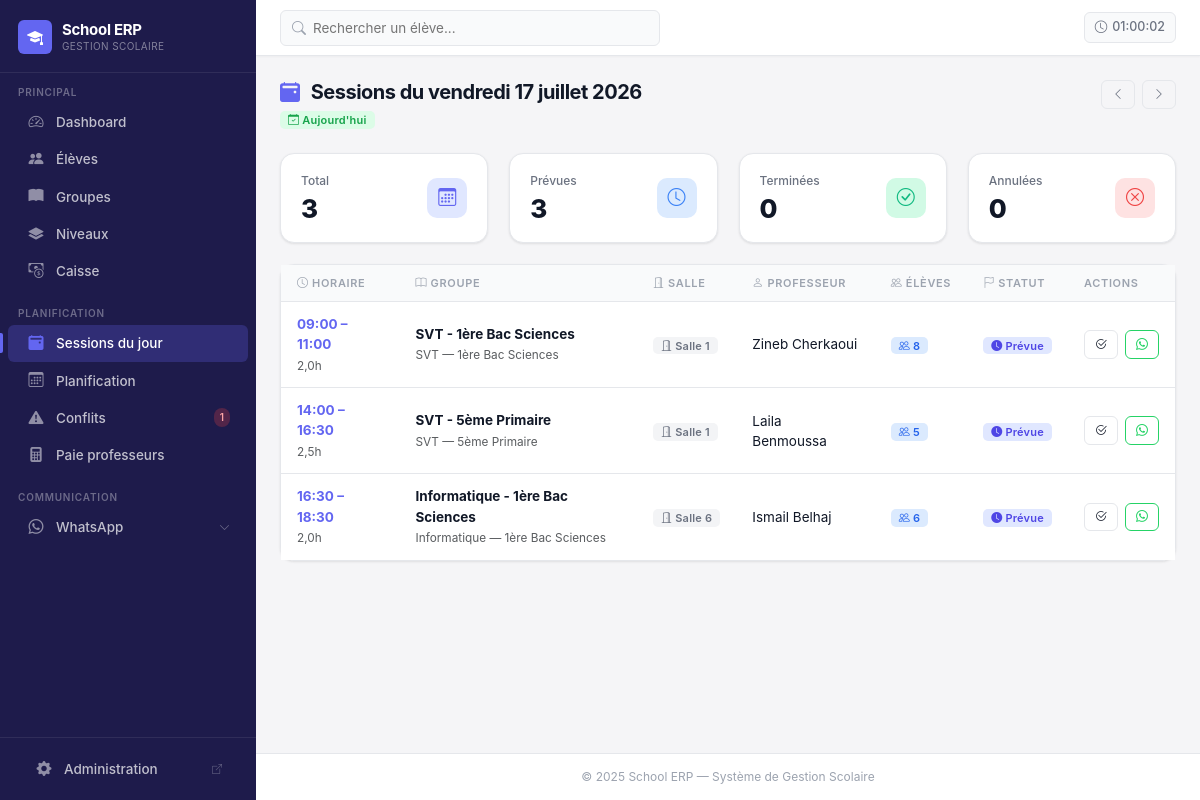
The app's page /sessions/today/ (signed in) with its own data.
### core/models.py (models this page shows, shortened)
class Session(models.Model):
    STATUS_CHOICES = [
        ('PLANNED', 'Prévu'),
        ('DONE', 'Terminé'),
        ('CANCELLED', 'Annulé'),
    ]
    group = models.ForeignKey(CourseGroup, on_delete=models.CASCADE, related_name='sessions')
    schedule = models.ForeignKey(CourseGroupSchedule, on_delete=models.SET_NULL, null=True, blank=True, related_name='sessions')
    date = models.DateField()
    start_time = models.TimeField()
    end_time = models.TimeField()
    room = models.ForeignKey(
        Room,
        on_delete=models.PROTECT,
        related_name='sessions',
        verbose_name='Salle'
    )
    substitute_teacher = models.ForeignKey(
        Teacher,
        on_delete=models.SET_NULL,
        null=True,
        blank=True,
        related_name='substitute_sessions',
        verbose_name="Enseignant remplaçant"
    )
    status = models.CharField(max_length=10, choices=STATUS_CHOICES, default='PLANNED')
    notes = models.TextField(blank=True)
    is_manually_edited = models.BooleanField(default=False, verbose_name="Modifié manuellement")
    created_at = models.DateTimeField(auto_now_add=True)
    class Meta:
        verbose_name = 'Session'
        verbose_name_plural = 'Sessions'
        ordering = ['-date', 'start_time']
        indexes = [
            models.Index(fields=['date']),
        ]
    def duration_hours(self):
        from datetime import datetime
        start = datetime.combine(datetime.today(), self.start_time)
        end = datetime.combine(datetime.today(), self.end_time)
        return (end - start).total_seconds() / 3600

class CourseGroup(models.Model):
    DAYS_CHOICES = [
        ('MON', 'Lundi'),
        ('TUE', 'Mardi'),
        ('WED', 'Mercredi'),
        ('THU', 'Jeudi'),
        ('FRI', 'Vendredi'),
        ('SAT', 'Samedi'),
        ('SUN', 'Dimanche'),
    ]
    name = models.CharField(max_length=100, verbose_name="Nom du groupe")
    subject = models.CharField(max_length=100, verbose_name="Matière")
    level = models.ForeignKey(
        Level,
        on_delete=models.SET_NULL,
        related_name='course_groups',
        verbose_name="Niveau",
        null=True,
        blank=True
    )
    monthly_price = models.DecimalField(
        max_digits=8,
        decimal_places=2,
        validators=[MinValueValidator(Decimal('0.01'))],
        verbose_name="Prix mensuel (DH)"
    )
    teacher = models.ForeignKey(
        Teacher,
        on_delete=models.PROTECT,
        related_name='course_groups',
        verbose_name="Professeur"
    )
    is_active = models.BooleanField(default=True, verbose_name="Actif")
    created_at = models.DateTimeField(auto_now_add=True)
    class Meta:
        verbose_name = "Groupe de cours"
        verbose_name_plural = "Groupes de cours"
        ordering = ['name']

class Level(models.Model):
    name = models.CharField(max_length=100, unique=True, verbose_name="Nom du niveau")
    order = models.PositiveIntegerField(default=0, verbose_name="Ordre d'affichage")
    class Meta:
        verbose_name = "Niveau"
        verbose_name_plural = "Niveaux"
        ordering = ['order', 'name']
    def __str__(self):
        return self.name

class Room(models.Model):
    name = models.CharField(max_length=50, unique=True, verbose_name="Nom de la salle")
    capacity = models.PositiveIntegerField(
        validators=[MinValueValidator(1)],
        verbose_name="Capacité"
    )
    is_active = models.BooleanField(default=True, verbose_name="Active")
    class Meta:
        verbose_name = "Salle"
        verbose_name_plural = "Salles"
        ordering = ['name']

class Teacher(models.Model):
    PAYMENT_METHOD_CHOICES = [
        ('HOURLY', 'Taux horaire'),
        ('PERCENTAGE', 'Part des gains (pourcentage des gains de la classe)'),
        ('SESSION', 'Tarif par session'),
    ]
    name = models.CharField(max_length=100, verbose_name="Nom complet")
    phone = models.CharField(max_length=20, verbose_name="Téléphone")
    email = models.EmailField(blank=True, verbose_name="Email")
    hourly_rate = models.DecimalField(
        max_digits=8,
        decimal_places=2,
        validators=[MinValueValidator(Decimal('0.01'))],
        verbose_name="Tarif horaire (DH)",
        default=Decimal('100.00'),
        blank=True,
        null=True
    )
    payment_method = models.CharField(
        max_length=20,
        choices=PAYMENT_METHOD_CHOICES,
        default='PERCENTAGE',
        verbose_name="Mode de paiement"
    )
    payment_percentage = models.DecimalField(
        max_digits=5,
        decimal_places=2,
        default=Decimal('50.00'),
        validators=[MinValueValidator(Decimal('0.00'))],
        verbose_name="Part des gains (%)",
        blank=True,
        null=True
    )
    session_rate = models.DecimalField(
        max_digits=8,
        decimal_places=2,
        default=Decimal('100.00'),
        validators=[MinValueValidator(Decimal('0.01'))],
        verbose_name="Tarif par session (DH)",
        blank=True,
        null=True
    )
    is_active = models.BooleanField(default=True, verbose_name="Actif")
    created_at = models.DateTimeField(auto_now_add=True)
    class Meta:
        verbose_name = "Professeur"
        verbose_name_plural = "Professeurs"
        ordering = ['name']

### core/views.py (the view)
# urls.py: path('sessions/today/', views.sessions_today, name='sessions_today'),
def sessions_today(request):
    date_param = request.GET.get('date')
    if date_param:
        try:
            from datetime import datetime
            view_date = datetime.strptime(date_param, '%Y-%m-%d').date()
        except (ValueError, TypeError):
            view_date = timezone.now().date()
    else:
        view_date = timezone.now().date()
    today = timezone.now().date()
    prev_day = view_date - timedelta(days=1)
    next_day = view_date + timedelta(days=1)
    sessions_qs = Session.objects.filter(
        date=view_date
    ).select_related(
        'group',
        'group__teacher',
        'room'
    ).prefetch_related(
        'group__students'
    ).order_by('start_time')
    session_filter = SessionFilter(request.GET, queryset=sessions_qs)
    sessions = session_filter.qs
    stats = {
        'total': sessions.count(),
        'planned': sessions.filter(status='PLANNED').count(),
        'done': sessions.filter(status='DONE').count(),
        'cancelled': sessions.filter(status='CANCELLED').count(),
    }
    filters_active = any([
        request.GET.get('date_after'),
        request.GET.get('date_before'),
        request.GET.get('room'),
        request.GET.get('teacher'),
        request.GET.get('status'),
        request.GET.get('group_name'),
    ])
    qs_dict = request.GET.copy()
    qs_dict.pop('date', None)  # Remove date to add it dynamically
    querystring = qs_dict.urlencode()
    context = {
        'sessions': sessions,
        'view_date': view_date,
        'today': today,
        'prev_day': prev_day,
        'next_day': next_day,
        'is_today': view_date == today,
        'filter': session_filter,
        'stats': stats,
        'filters_active': filters_active,
        'querystring': querystring,
    }
    return render(request, 'core/sessions_today.html', context)

### templates/core/sessions_today.html (shortened to what this page needs)
{% extends 'core/base.html' %}
{% block content %}
<div class="page-header d-flex align-items-start justify-content-between">
  <div>
    <h1 class="page-title">
      <i class="bi bi-calendar2-event-fill me-2" style="color:var(--primary);"></i>
      Sessions du {{ view_date|date:"l d F Y" }}
    </h1>
    <div class="mt-1">
      {% if is_today %}
        <span class="badge badge-success"><i class="bi bi-calendar-check"></i> Aujourd'hui</span>
      {% elif view_date > today %}
        <span class="badge badge-info"><i class="bi bi-calendar-plus"></i> À venir</span>
      {% else %}
        <span class="badge badge-secondary"><i class="bi bi-calendar-x"></i> Passé</span>
      {% endif %}
    </div>
  </div>
  <div class="d-flex gap-2">
    <a href="?{% if querystring %}{{ querystring }}&{% endif %}date={{ prev_day|date:'Y-m-d' }}"
       class="btn btn-outline-secondary btn-sm">
      <i class="bi bi-chevron-left"></i>
    </a>
    <a href="?{% if querystring %}{{ querystring }}&{% endif %}date={{ next_day|date:'Y-m-d' }}"
       class="btn btn-outline-secondary btn-sm">
      <i class="bi bi-chevron-right"></i>
    </a>
  </div>
</div>
<div class="row g-4 mb-4">
  <div class="col-sm-6 col-xl-3">
    <div class="stat-card">
      <div class="d-flex align-items-center justify-content-between">
        <div>
          <div class="stat-card-label">Total</div>
          <div class="stat-card-value">{{ stats.total }}</div>
        </div>
        <div class="stat-card-icon" style="background:var(--primary-light);">
          <i class="bi bi-calendar3" style="color:var(--primary);"></i>
        </div>
      </div>
    </div>
  </div>
  <div class="col-sm-6 col-xl-3">
    <div class="stat-card">
      <div class="d-flex align-items-center justify-content-between">
        <div>
          <div class="stat-card-label">Prévues</div>
          <div class="stat-card-value">{{ stats.planned }}</div>
        </div>
        <div class="stat-card-icon" style="background:#dbeafe;">
          <i class="bi bi-clock" style="color:#3b82f6;"></i>
        </div>
      </div>
    </div>
  </div>
  <div class="col-sm-6 col-xl-3">
    <div class="stat-card">
      <div class="d-flex align-items-center justify-content-between">
        <div>
          <div class="stat-card-label">Terminées</div>
          <div class="stat-card-value">{{ stats.done }}</div>
        </div>
        <div class="stat-card-icon" style="background:#d1fae5;">
          <i class="bi bi-check-circle" style="color:#10b981;"></i>
        </div>
      </div>
    </div>
  </div>
  <div class="col-sm-6 col-xl-3">
    <div class="stat-card">
      <div class="d-flex align-items-center justify-content-between">
        <div>
          <div class="stat-card-label">Annulées</div>
          <div class="stat-card-value">{{ stats.cancelled }}</div>
        </div>
        <div class="stat-card-icon" style="background:#fee2e2;">
          <i class="bi bi-x-circle" style="color:#ef4444;"></i>
        </div>
      </div>
    </div>
  </div>
</div>
<div class="card">
  {% if sessions %}
    <div class="table-responsive">
      <table class="table table-hover mb-0">
        <thead>
          <tr>
            <th><i class="bi bi-clock"></i> Horaire</th>
            <th><i class="bi bi-book"></i> Groupe</th>
            <th><i class="bi bi-door-open"></i> Salle</th>
            <th><i class="bi bi-person"></i> Professeur</th>
            <th><i class="bi bi-people"></i> Élèves</th>
            <th><i class="bi bi-flag"></i> Statut</th>
            <th>Actions</th>
          </tr>
        </thead>
        <tbody>
          {% for session in sessions %}
            <tr>
              <td>
                <strong style="color:var(--primary);">
                  {{ session.start_time|time:"H:i" }} – {{ session.end_time|time:"H:i" }}
                </strong><br>
                <small class="text-muted">{{ session.duration_hours|floatformat:1 }}h</small>
              </td>
              <td>
                <strong>{{ session.group.name }}</strong><br>
                <small class="text-muted">{{ session.group.subject }} — {{ session.group.level }}</small>
              </td>
              <td>
                <span class="badge badge-secondary">
                  <i class="bi bi-door-open"></i> {{ session.room.name }}
                </span>
              </td>
              <td>{{ session.group.teacher.name }}</td>
              <td>
                <span class="badge badge-info">
                  <i class="bi bi-people"></i> {{ session.group.students.count }}
                </span>
              </td>
              <td>
                {% if session.status == 'DONE' %}
                  <span class="badge badge-success"><i class="bi bi-check-circle-fill"></i> Terminée</span>
                {% elif session.status == 'CANCELLED' %}
                  <span class="badge badge-danger"><i class="bi bi-x-circle-fill"></i> Annulée</span>
                {% else %}
                  <span class="badge badge-primary"><i class="bi bi-clock-fill"></i> Prévue</span>
                {% endif %}
              </td>
              <td>
                <div class="d-flex gap-2">
                  <a href="{% url 'core:session_attendance' session.id %}"
                     class="btn btn-sm btn-outline-primary" title="Présences">
                    <i class="bi bi-check2-circle"></i>
                  </a>
                  <a href="{% url 'core:whatsapp_session_reminder' session.id %}"
                     class="btn btn-sm btn-outline-secondary" title="Rappel WhatsApp" style="color:#25d366;border-color:#25d366;">
                    <i class="bi bi-whatsapp"></i>
                  </a>
                </div>
              </td>
            </tr>
          {% endfor %}
        </tbody>
      </table>
    </div>
  {% endif %}
</div>
{% endblock %}

### records on screen
Session: start_time "09:00", end_time "11:00", duration_hours "2,0", group.name "SVT - 1ère Bac Sciences", group.subject "SVT", group.level "1ère Bac Sciences", room.name "Salle 1", group.teacher.name "Zineb Cherkaoui", group.students.count "8", status "Prévue"
Session: start_time "14:00", end_time "16:30", duration_hours "2,5", group.name "SVT - 5ème Primaire", group.subject "SVT", group.level "5ème Primaire", room.name "Salle 1", group.teacher.name "Laila Benmoussa", group.students.count "5", status "Prévue"
Session: start_time "16:30", end_time "18:30", duration_hours "2,0", group.name "Informatique - 1ère Bac Sciences", group.subject "Informatique", group.level "1ère Bac Sciences", room.name "Salle 6", group.teacher.name "Ismail Belhaj", group.students.count "6", status "Prévue"

### other values on screen
{{ conflict_count }} "1"
{{ stats.total }} "3"
{{ stats.planned }} "3"
{{ stats.done }} "0"
{{ stats.cancelled }} "0"
